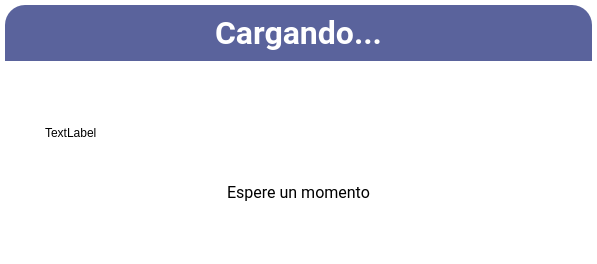
<?xml version="1.0" encoding="UTF-8"?>
<ui version="4.0">
 <class>Dialog</class>
 <widget class="QDialog" name="Dialog">
  <property name="geometry">
   <rect>
    <x>0</x>
    <y>0</y>
    <width>597</width>
    <height>264</height>
   </rect>
  </property>
  <property name="windowTitle">
   <string>Cargando...</string>
  </property>
  <property name="styleSheet">
   <string notr="true">background-color: rgb(255, 255, 255);
</string>
  </property>
  <layout class="QVBoxLayout" name="verticalLayout">
   <property name="spacing">
    <number>5</number>
   </property>
   <property name="leftMargin">
    <number>5</number>
   </property>
   <property name="topMargin">
    <number>5</number>
   </property>
   <property name="rightMargin">
    <number>5</number>
   </property>
   <property name="bottomMargin">
    <number>5</number>
   </property>
   <item>
    <widget class="QWidget" name="widget_4" native="true">
     <property name="styleSheet">
      <string notr="true">background-color: rgb(90, 99, 156);
border-top-left-radius:20px;
border-top-right-radius:20px;</string>
     </property>
     <layout class="QHBoxLayout" name="horizontalLayout_3">
      <item>
       <spacer name="horizontalSpacer">
        <property name="orientation">
         <enum>Qt::Horizontal</enum>
        </property>
        <property name="sizeHint" stdset="0">
         <size>
          <width>40</width>
          <height>20</height>
         </size>
        </property>
       </spacer>
      </item>
      <item>
       <widget class="QLabel" name="label">
        <property name="font">
         <font>
          <family>Roboto</family>
          <pointsize>24</pointsize>
          <weight>75</weight>
          <bold>true</bold>
         </font>
        </property>
        <property name="styleSheet">
         <string notr="true">color:#ffffff</string>
        </property>
        <property name="text">
         <string>Cargando...</string>
        </property>
        <property name="alignment">
         <set>Qt::AlignCenter</set>
        </property>
       </widget>
      </item>
      <item>
       <spacer name="horizontalSpacer_2">
        <property name="orientation">
         <enum>Qt::Horizontal</enum>
        </property>
        <property name="sizeHint" stdset="0">
         <size>
          <width>40</width>
          <height>20</height>
         </size>
        </property>
       </spacer>
      </item>
     </layout>
    </widget>
   </item>
   <item>
    <spacer name="verticalSpacer_2">
     <property name="orientation">
      <enum>Qt::Vertical</enum>
     </property>
     <property name="sizeType">
      <enum>QSizePolicy::Minimum</enum>
     </property>
     <property name="sizeHint" stdset="0">
      <size>
       <width>20</width>
       <height>40</height>
      </size>
     </property>
    </spacer>
   </item>
   <item>
    <layout class="QHBoxLayout" name="horizontalLayout_8">
     <item>
      <spacer name="horizontalSpacer_6">
       <property name="orientation">
        <enum>Qt::Horizontal</enum>
       </property>
       <property name="sizeType">
        <enum>QSizePolicy::Minimum</enum>
       </property>
       <property name="sizeHint" stdset="0">
        <size>
         <width>40</width>
         <height>20</height>
        </size>
       </property>
      </spacer>
     </item>
     <item>
      <widget class="QLabel" name="label_3">
       <property name="text">
        <string>TextLabel</string>
       </property>
      </widget>
     </item>
     <item>
      <spacer name="horizontalSpacer_8">
       <property name="orientation">
        <enum>Qt::Horizontal</enum>
       </property>
       <property name="sizeType">
        <enum>QSizePolicy::Minimum</enum>
       </property>
       <property name="sizeHint" stdset="0">
        <size>
         <width>40</width>
         <height>20</height>
        </size>
       </property>
      </spacer>
     </item>
    </layout>
   </item>
   <item>
    <widget class="QLabel" name="label_2">
     <property name="font">
      <font>
       <family>Roboto</family>
       <pointsize>12</pointsize>
      </font>
     </property>
     <property name="layoutDirection">
      <enum>Qt::LeftToRight</enum>
     </property>
     <property name="text">
      <string>Espere un momento</string>
     </property>
     <property name="alignment">
      <set>Qt::AlignCenter</set>
     </property>
    </widget>
   </item>
   <item>
    <spacer name="verticalSpacer">
     <property name="orientation">
      <enum>Qt::Vertical</enum>
     </property>
     <property name="sizeType">
      <enum>QSizePolicy::Minimum</enum>
     </property>
     <property name="sizeHint" stdset="0">
      <size>
       <width>20</width>
       <height>40</height>
      </size>
     </property>
    </spacer>
   </item>
  </layout>
 </widget>
 <resources/>
 <connections/>
</ui>
